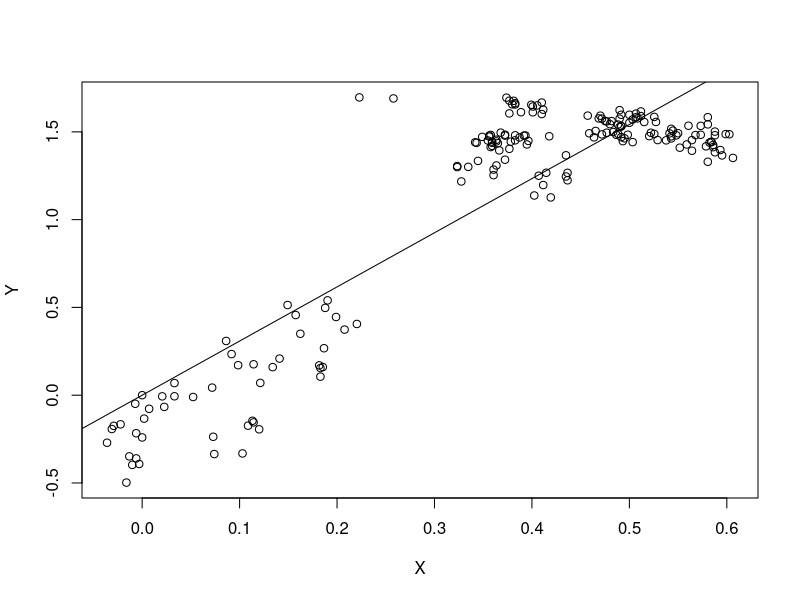
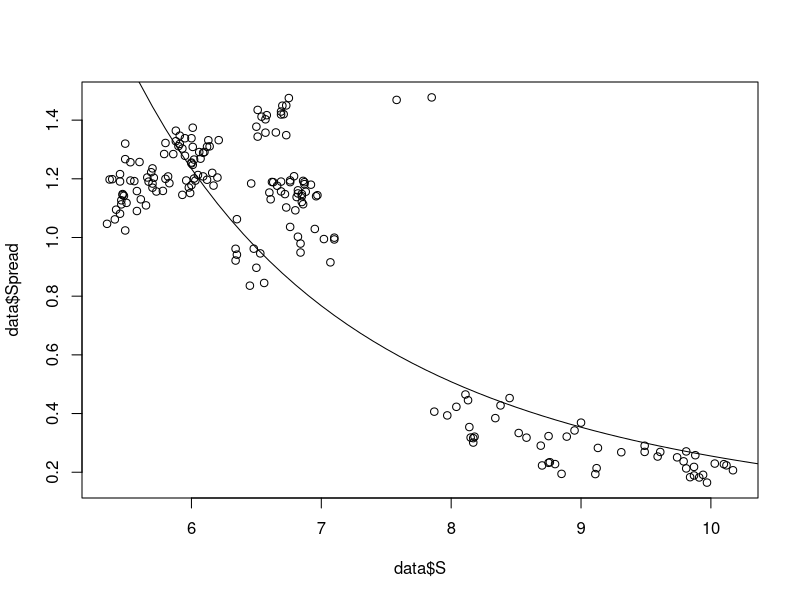
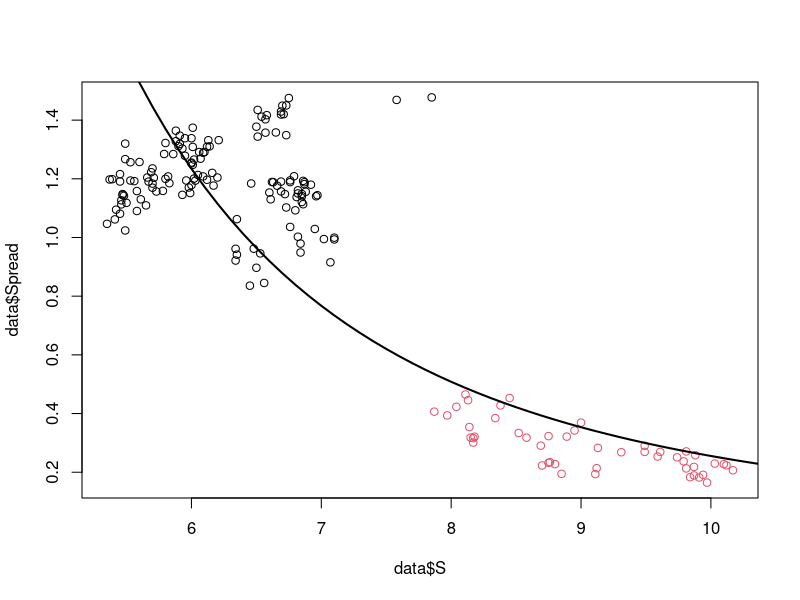
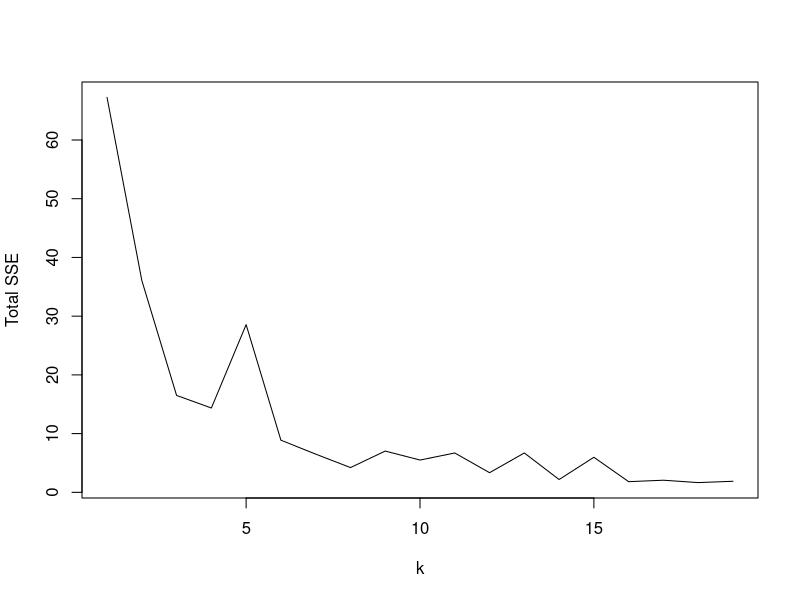
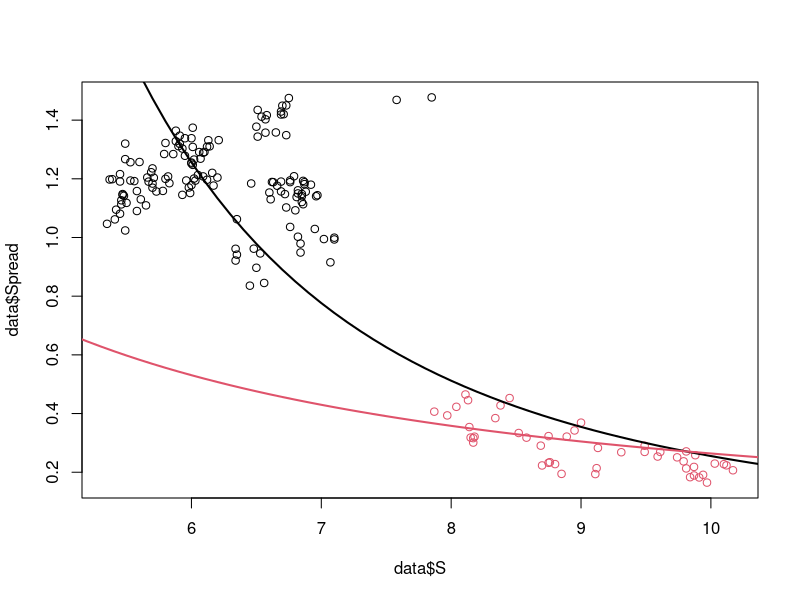

Here is the R script that generated these plots, in order:
data <- read.csv('Cluster.csv')

head(data)
head(data[,2:3])

X <- log(data$S[1]/data$S)
Y <- log(data$Spread/data$Spread[1])
model <- lm(Y ~ 0 + X)

model
# Coef: 3.084 

summary(model)
# Multiple R-squared:  0.9482,	Adjusted R-squared:  0.9479

# Plot transformed data and regression line
plot(X, Y)
abline(model)

# Plot regression line in original feature space using a piece of test data
X_t <- seq(5,12,0.1)
Y_t <- data$Spread[1] * exp(coef(model)[1] * log(data$S[1]/X_t))
plot(data$S, data$Spread)
lines(X_t, Y_t)

# Perform k-means
cl <- kmeans(data[,2:3], centers=2)
cl

plot(data$S, data$Spread, col=cl$cluster)
lines(X_t, Y_t, lwd=2)

# How many clusters?
plot(sapply(2:20, function(k) kmeans(data[,2:3], centers=k)$tot.withinss), type='l', 
     ylab='Total SSE', xlab='k')

# Let's continue with two clusters and create two fits
model1 <- lm(Y[cl$cluster == 1] ~ 0 + X[cl$cluster == 1])
Y_t1 <- data$Spread[1] * exp(coef(model1)[1] * log(data$S[1]/X_t))

model2 <- lm(Y[cl$cluster == 2] ~ 0 + X[cl$cluster == 2])
Y_t2 <- data$Spread[1] * exp(coef(model2)[1] * log(data$S[1]/X_t))

plot(data$S, data$Spread, col=cl$cluster)
lines(X_t, Y_t1, lwd=2, col=1)
lines(X_t, Y_t2, lwd=2, col=2)


